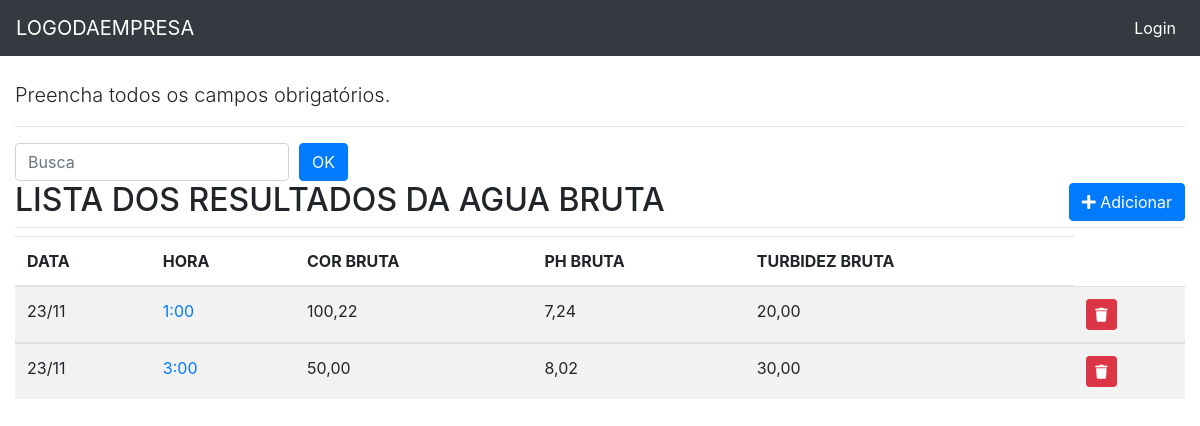
/captacao/list/, run on an earlier commit of the app's database.
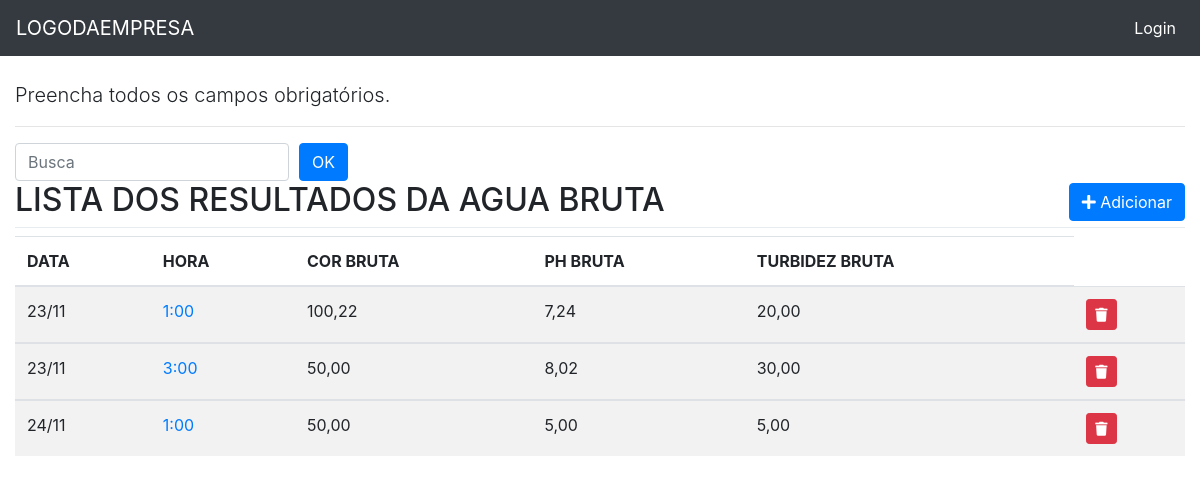
And on a later commit of the database.
### captacao/models.py (models this page shows, shortened)
class Captacao(models.Model):
    data = models.DateField('Data', auto_now=False, auto_now_add=False)
    hora = models.CharField(max_length=5, choices=HORA_CHOICE)
    cor_b = models.DecimalField('Cor Bruta', max_digits=5, decimal_places=2, blank=True, null=True)
    ph_b = models.DecimalField('Ph Bruta', max_digits=5, decimal_places=2, blank=True, null=True)
    turbidez_b = models.DecimalField('Turbidez Bruta', max_digits=5, decimal_places=2, blank=True, null=True)
    class Meta:
        verbose_name = 'CAPTAÇÃO'
        verbose_name_plural = 'CAPTAÇÕES'

### captacao/views.py (the view)
# urls.py: path('list/', v.captacao_list, name='captacao_list'),
def captacao_list(request):
    template_name = 'captacao_list.html'
    obj = Captacao.objects.all()
    context = {'object_list': obj}
    return render(request, template_name, context)

### captacao/templates/captacao_list.html (shortened to what this page needs)
{% extends "base.html" %}
{% load static %}
{% block content %}
    <p class="lead">
    Preencha todos os campos obrigatórios.
    </p>
<hr>
<div class="row">
  <div class="col-sm-6">
    <form action="." method="GET" class="form-inline">
      <input type="text" id="search" name="search" class="form-control" placeholder="Busca">
      <input type="submit" class="btn btn-primary" style="margin-left: 10px;" value="OK">
    </form>
  </div>
</div>
<div class="page-header">
    <h2>LISTA DOS RESULTADOS DA AGUA BRUTA
      <span class="pull-right">
        <a href="{% url 'captacao:captacao_add' %}">
          <button type="button" class="btn btn-primary">
            <span class="fa fa-plus"></span> Adicionar
          </button>
        </a>
      </span>
      <div class="dropdown-divider"></div>
    </h2>
    {% if object_list %}
    <div class="table-reponsive">
        <table class="table table-striped">
          <thead>
            <tr>
              <th>DATA</th>
              <th>HORA</th>
              <th>COR BRUTA</th>
              <th>PH BRUTA</th>
              <th>TURBIDEZ BRUTA</th>
            </tr>
          </thead>
          <tbody>
          {% for object in object_list %}
              <tr>
                <td class="text-left">{{ object.data|date:"d/m" }}</td>
                <td>
                  <a href="{% url 'captacao:captacao_update' object.pk %}">{{ object.hora }}</a>
                </td>
                <td class="text-left">{{ object.cor_b }}</td>
                <td class="text-left">{{ object.ph_b}}</td>
                <td class="text-left">{{ object.turbidez_b}}</td>
                <td>
                      <a href="{% url 'captacao:captacao_delete' object.pk %}" class="btn btn-danger btn-sm"
                         title="Excluir" onclick="return confirm('Tem certeza que deseja exluir?')" >
                          <i class="fa fa-trash" aria-hidden="true"></i>
                      </a>
                </td>
              </tr>
          </tbody>
      {% endfor %}
        </table>
    </div>
  {% else %}
    <p class="alert alert-warning">Sem itens na lista.</p>
  {% endif %}
</div>
{% endblock content %}l>

What changed in the data, as far as the page shows it:
added Captacao: data "24/11", hora "1:00", cor_b "50,00", ph_b "5,00", turbidez_b "5,00"
